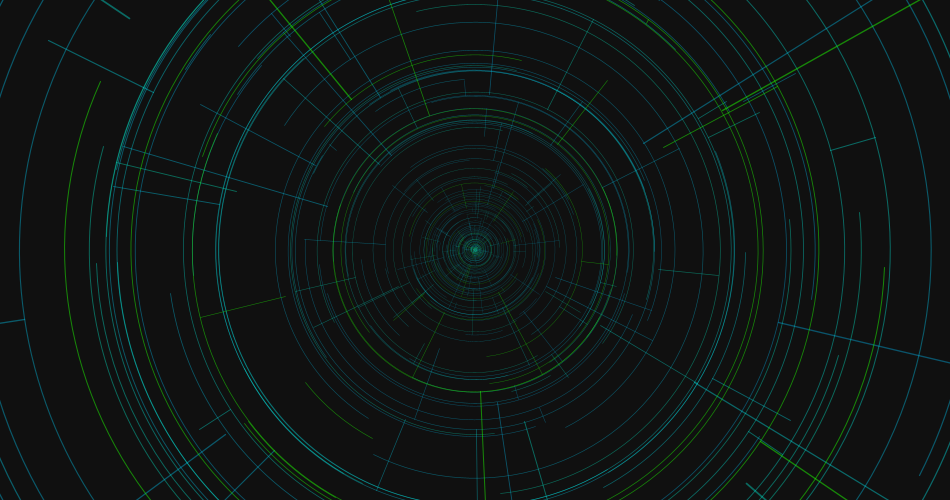
Frame 1 (no input)
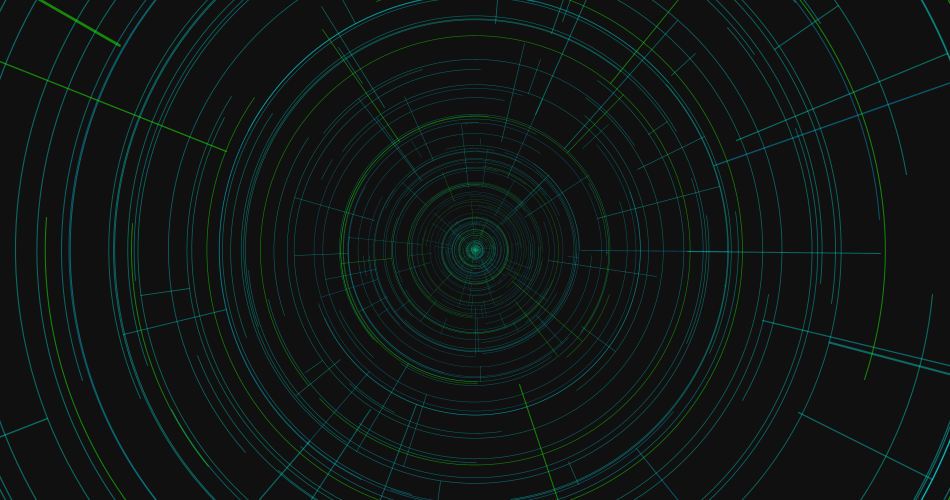
Frame 2 (the mouse pressed at the canvas centre, redrawn once)

The Processing sketch that drew these frames (run headless with seeded random() and noise(); the mouse was pressed at the canvas centre and the sketch redrawn once):

// Processing sketch: processing_182436
// ── processing_182436.pde

void setup() {
  size(950, 500);
  noLoop();
}

void draw() {
  translate(width / 2.0, height / 2.0);
  noFill();
  background(16);
  colorMode(HSB);
  
  float d = 1.125;
  while (d < 2.5) {
    stroke((255 - 64) + random(64), 255, 255, 128);
    stroke(255, 128);
    stroke(random(120, 138), 255, 255, 96);
    makeThing(d);
    d += random(0.08, 0.12);
  }
  stroke(80, 255, 255, 128);
  makeThing(2.03);
  stroke(80, 255, 255, 128);
  makeThing(1.6);
  stroke(80, 255, 255, 128);
  makeThing(2.9);
}

void makeThing(float inc) {
  float angle = random(TWO_PI);
  float d = 1;
  float d1 = 1;
  float maxDistance = sqrt(2) * width;
  
  while(d < maxDistance) {
    float thisAngle = angle;
    angle += random(-TWO_PI, TWO_PI);
    PVector p = new PVector(sin(thisAngle), cos(thisAngle));
    PVector p1 = p.get();
    p.mult(d);
    p1.mult(d1);
  
    strokeWeight(map(d, 0, maxDistance, 0.125, 3));
    line(p.x, p.y, p1.x, p1.y);
 
    if (angle > thisAngle) {
      arc(0, 0, d * 2, d * 2, thisAngle, angle);      
    }
    else {
      arc(0, 0, d * 2, d * 2, angle, thisAngle);
    }
    d1 = d;
    if (random(1) > 0.25) {
      d *= inc;
    }
    else {
      d *= 1.0 / (inc / 2.0);
    }
  }
}
